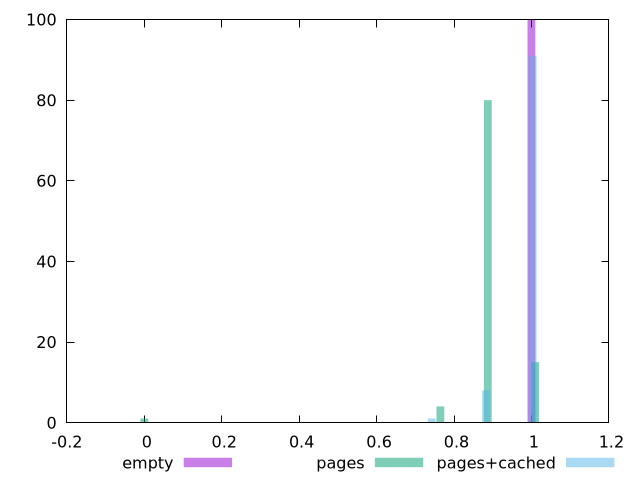

Write gnuplot code to recreate this figure.
$_empty <<EOF
1 100
EOF
$_pages <<EOF
1.0095729228134789 15
0.887200447320936 80
0.764827971828393 4
0 1
EOF
$_pagesCached <<EOF
0.74226623622583 1
0.882694983619906 8
1.0030624813862568 91
EOF
set key outside below
set terminal pngcairo
set output "report_00005_2020-11-02T22-26-11.212Z/unused-css-rules/unused-css-rules_empty_pages_pages+cached+hist.png"
set boxwidth 0.020191458456269577
set style fill transparent solid 0.5 noborder
set yrange [0:100]
plot $_empty title "empty" with boxes ,$_pages title "pages" with boxes ,$_pagesCached title "pages+cached" with boxes ,
